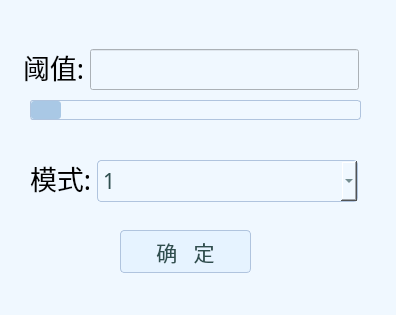
<?xml version="1.0" encoding="UTF-8"?>
<ui version="4.0">
 <class>OgiParamDlg</class>
 <widget class="QWidget" name="OgiParamDlg">
  <property name="geometry">
   <rect>
    <x>0</x>
    <y>0</y>
    <width>396</width>
    <height>315</height>
   </rect>
  </property>
  <property name="windowTitle">
   <string>检测参数设置</string>
  </property>
  <property name="styleSheet">
   <string notr="true">QWidget {
            background-color: #F0F8FF; 
        }
        QPushButton {
            background-color: #E6F3FF;
            border: 1px solid #B0C4DE;
            border-radius: 4px;
            padding: 5px 15px;
            color: #2F4F4F;
            font-size: 16pt;
        }
        QPushButton:hover {
            background-color: #CCE8FF;
        }
        QPushButton:pressed {
            background-color: #B0D8FF;
        }
		QComboBox {
    background-color: #F0F8FF;
    border: 1px solid #B0C4DE;
    border-radius: 4px;
    padding: 5px;
    color: #2F4F4F;
    font-size: 16pt;
}

QComboBox:hover {
    background-color: #CCE8FF;
}

QComboBox:pressed {
    background-color: #B0D8FF;
}

QComboBox QAbstractItemView {
    background-color: #FFFFFF;
    border: 1px solid #B0C4DE;
    color: #2F4F4F;
    font-size: 16pt;
}

QComboBox QAbstractItemView::item {
    padding: 5px 15px;
}

QComboBox QAbstractItemView::item:selected {
    background-color: #CCE8FF;
    color: #2F4F4F;
}

    </string>
  </property>
  <widget class="QPushButton" name="pushButton">
   <property name="geometry">
    <rect>
     <x>120</x>
     <y>230</y>
     <width>131</width>
     <height>43</height>
    </rect>
   </property>
   <property name="font">
    <font>
     <family>微软雅黑</family>
     <pointsize>16</pointsize>
    </font>
   </property>
   <property name="text">
    <string>确   定</string>
   </property>
  </widget>
  <widget class="QScrollBar" name="horizontalScrollBar">
   <property name="geometry">
    <rect>
     <x>30</x>
     <y>100</y>
     <width>331</width>
     <height>20</height>
    </rect>
   </property>
   <property name="minimumSize">
    <size>
     <width>0</width>
     <height>10</height>
    </size>
   </property>
   <property name="styleSheet">
    <string notr="true">QScrollBar:vertical, QScrollBar:horizontal {
    background-color: #F0F8FF;
    border: 1px solid #B0C4DE;
    border-radius: 3px;
    width: 12px;
    height: 3px;
}

QScrollBar::handle:vertical, QScrollBar::handle:horizontal {
    background-color: #A9C8E5;  /* 深蓝色，增加对比度 */
    border-radius: 3px;
    min-height: 10px;
    min-width: 10px;
}

QScrollBar::handle:vertical:hover, QScrollBar::handle:horizontal:hover {
    background-color: #7FA6D7;  /* 鼠标悬停时更深的蓝色 */
}

QScrollBar::handle:vertical:pressed, QScrollBar::handle:horizontal:pressed {
    background-color: #5C86C0;  /* 按下时使用更深的蓝色 */
}

QScrollBar::add-line:vertical, QScrollBar::add-line:horizontal,
QScrollBar::sub-line:vertical, QScrollBar::sub-line:horizontal {
    background-color: transparent;
    border: none;
}

QScrollBar::add-page:vertical, QScrollBar::add-page:horizontal,
QScrollBar::sub-page:vertical, QScrollBar::sub-page:horizontal {
    background: none;
}
</string>
   </property>
   <property name="orientation">
    <enum>Qt::Horizontal</enum>
   </property>
  </widget>
  <widget class="QLabel" name="label">
   <property name="geometry">
    <rect>
     <x>23</x>
     <y>49</y>
     <width>61</width>
     <height>35</height>
    </rect>
   </property>
   <property name="font">
    <font>
     <family>微软雅黑</family>
     <pointsize>20</pointsize>
    </font>
   </property>
   <property name="text">
    <string>阈值:</string>
   </property>
  </widget>
  <widget class="QLineEdit" name="edit_Thr">
   <property name="geometry">
    <rect>
     <x>90</x>
     <y>49</y>
     <width>269</width>
     <height>41</height>
    </rect>
   </property>
   <property name="font">
    <font>
     <family>微软雅黑</family>
     <pointsize>20</pointsize>
    </font>
   </property>
   <property name="text">
    <string/>
   </property>
  </widget>
  <widget class="QLabel" name="label_2">
   <property name="geometry">
    <rect>
     <x>30</x>
     <y>160</y>
     <width>61</width>
     <height>35</height>
    </rect>
   </property>
   <property name="font">
    <font>
     <family>微软雅黑</family>
     <pointsize>20</pointsize>
    </font>
   </property>
   <property name="text">
    <string>模式:</string>
   </property>
  </widget>
  <widget class="QComboBox" name="cb_mode">
   <property name="geometry">
    <rect>
     <x>97</x>
     <y>160</y>
     <width>261</width>
     <height>42</height>
    </rect>
   </property>
   <property name="font">
    <font>
     <family>微软雅黑</family>
     <pointsize>16</pointsize>
    </font>
   </property>
   <item>
    <property name="text">
     <string>1</string>
    </property>
   </item>
   <item>
    <property name="text">
     <string>2</string>
    </property>
   </item>
   <item>
    <property name="text">
     <string>3</string>
    </property>
   </item>
   <item>
    <property name="text">
     <string>4</string>
    </property>
   </item>
  </widget>
 </widget>
 <resources/>
 <connections/>
</ui>
